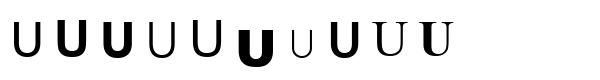
//> input picture models/U.png, 600 x 80 px
$ ./main   (built with g++ and OpenCV 4)
//> lines starting //> are read from the running program, lines starting //| are printed output that depends on the picture; after the words box and inside, x2 and y2 are one past the last pixel; in counts of white or black regions, pixels touching at a corner belong together
#include <iostream>
#include <opencv2/opencv.hpp>

std::vector<cv::Mat> getLettersFromImage(const cv::Mat &image) {
  cv::Mat gray;
  cv::cvtColor(image, gray, cv::COLOR_BGR2GRAY);
  cv::Mat thresh;
  cv::threshold(gray, thresh, 0, 255, cv::THRESH_BINARY);
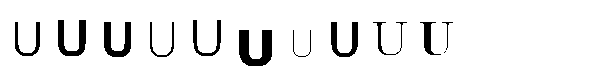
//> thresh: 80 rows x 600 cols, CV_8UC1; 92.8% white; 12 black regions (1 under 20 px), largest, box (x1, y1, x2, y2) and area: (239, 30, 272, 66) 750, (104, 22, 131, 57) 501, (58, 20, 86, 56) 499
  cv::Mat image_erode;
  cv::Mat white = cv::Mat(3, 3, gray.type(), cv::Scalar(255, 255, 255));
  cv::erode(thresh, image_erode, white);
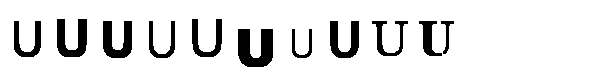
//> image_erode: 80 rows x 600 cols, CV_8UC1; 88.8% white; 11 black regions

  std::vector<cv::Vec4i> hierarchy;
  std::vector<std::vector<cv::Point>> contours;
  cv::findContours(image_erode, contours, hierarchy, cv::RETR_TREE, cv::CHAIN_APPROX_NONE, cv::Point(0, 0));
//> contours = 12 contours; largest, box (x1, y1, x2, y2) and area: (0, 0, 600, 80) 47321, (237, 28, 274, 68) 1040, (56, 18, 88, 58) 782, (102, 20, 133, 59) 772, (329, 20, 360, 59) 702

  cv::Mat output;
  image.copyTo(output);
//> output is the input picture: 80 rows x 600 cols, CV_8UC3; min 0, max 255, mean 232.1

  for (size_t i = 0; i < contours.size(); i++) {
    auto v = cv::boundingRect(contours.at(i));
      if(v.width*v.height>200) {
        cv::rectangle(output, cv::Rect(v.x, v.y, v.width, v.height), cv::Scalar(70, 0, 0), 1);
      }
  }
//> this loop made 12 passes
//> v on passes 1 to 12: Rect(0, 0, 600, 80), Rect(291, 28, 22, 31), Rect(237, 28, 37, 40), Rect(440, 20, 15, 35), Rect(418, 20, 25, 37), Rect(371, 20, 38, 37), Rect(329, 20, 31, 39), Rect(148, 20, 28, 39), Rect(102, 20, 31, 39), Rect(13, 20, 29, 38), Rect(191, 18, 32, 40), Rect(56, 18, 32, 40)
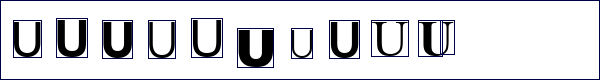
//> output: 80 rows x 600 cols, CV_8UC3; 5.79% of pixels changed, all inside (x1, y1, x2, y2) = (0, 0, 600, 80)

  cv::imshow("input", image);
  cv::imshow("Enlarged", image_erode);
  cv::imshow("output", output);
  cv::waitKey(0);

//> (the run ends here: the program stops with an error, at `return output;`)

$ run again, with models/C.png copied over models/U.png
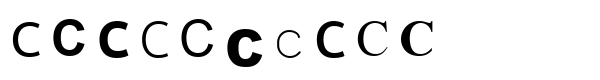
//> input picture models/C.png, 600 x 80 px
//> in getLettersFromImage, `cv::threshold(gray, thresh, 0, 255, cv::THRESH_BINARY);`:
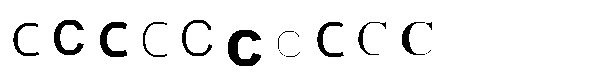
//> thresh: 80 rows x 600 cols, CV_8UC1; 94.1% white; 18 black regions (7 under 20 px), largest, box (x1, y1, x2, y2) and area: (228, 30, 261, 66) 622, (54, 20, 84, 55) 420, (100, 22, 127, 57) 413
//> image_erode: 80 rows x 600 cols, CV_8UC1; 90.2% white; 10 black regions
//> contours = 11 contours; largest, box (x1, y1, x2, y2) and area: (0, 0, 600, 80) 47321, (226, 28, 263, 68) 910, (52, 18, 86, 57) 704, (98, 20, 129, 59) 654, (180, 18, 214, 58) 570
//> in getLettersFromImage, output is the input picture: 80 rows x 600 cols, CV_8UC3; min 0, max 255, mean 235.1
//> the loop in getLettersFromImage, `for (size_t i = 0; i < contours.size(); i++)` made 11 passes
//> v on passes 1 to 8: Rect(0, 0, 600, 80), Rect(276, 29, 26, 30), Rect(226, 28, 37, 40), Rect(11, 21, 30, 37), Rect(400, 20, 34, 37), Rect(356, 20, 32, 37), Rect(315, 20, 31, 39), Rect(141, 20, 28, 39)
//> after the loop in getLettersFromImage, `for (size_t i = 0; i < contours.size(); i++)`:
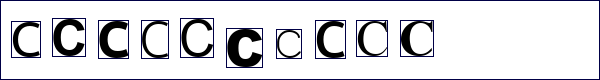
//> output: 80 rows x 600 cols, CV_8UC3; 5.63% of pixels changed, all inside (x1, y1, x2, y2) = (0, 0, 600, 80)
